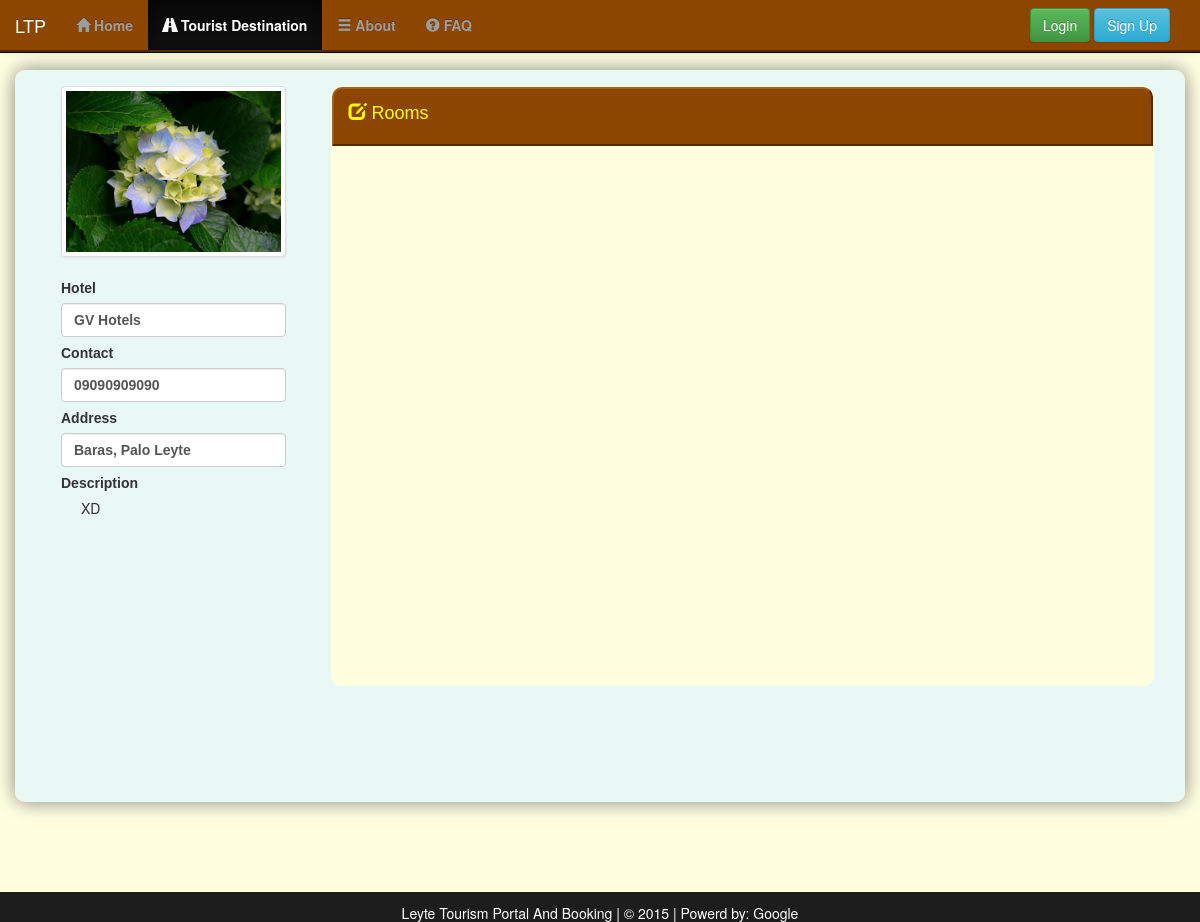
Page /visit_hotel/2 on the committed database.
### tables this page shows
CREATE TABLE IF NOT EXISTS `tbl_hotel` (
  `id` int(11) NOT NULL,
  `hotel` varchar(50) NOT NULL,
  `information` text NOT NULL,
  `contact` varchar(50) NOT NULL,
  `address` varchar(50) NOT NULL,
  `tourist` int(11) NOT NULL,
  `filename` text NOT NULL,
  `owned` int(11) NOT NULL
);

### application/controllers/Home.php (called while the page is built, shortened)
<?php
  class Home extends CI_Controller
  {
    function menus($data)
    {
       if ($this->session->userdata('usertype') == '3')
        {
          $this->load->view('templates/usernav', $data);
        }
        elseif($this->session->userdata('usertype') == '1')
        {
          $this->load->view('templates/hotelnav', $data);
        }
        elseif ($this->session->userdata('usertype') == '4')
        {
          $this->load->view('templates/adminnav', $data);
        }
        else
        {
           $this->load->view('templates/clientnav', $data);
        }
    }
    function visit_hotel($id)
    {
        $data2['hid'] = $id;
        $this->load->model('room');
        $this->load->view('templates/header');
        $this->load->view('hotel/visit_hotel', $data2);
        $this->load->view('templates/footer.php');
    }
  }

### index.php (called while the page is built, shortened)
<?php
require_once BASEPATH.'core/CodeIgniter.php';

### application/models/Room.php (called while the page is built, shortened)
<?php
	class Room extends CI_Model
	{
		function get_room($id)
		{
			$this->db->where('uid', $id);
			return $this->db->get('tbl_hotel_room')->result_array();
		}
	    function hotel_inf($id)
	    {
	    	$this->db->where('id', $id);
	    	return $this->db->get('tbl_hotel')->row_array();
	    }
	}

### application/views/hotel/visit_hotel.php (shortened to what this page needs)
<div class="col-md-12" >
  <div class="panel logins p-body">
      <div class="panel-body">
        <div class="col-md-3">
          <div class="col-md-12" >
            <?php  $x = $this->room->hotel_inf($hid); ?>
                   <div class="fileinput-preview thumbnail" data-trigger="fileinput" style="width:100%">
                        <img src="<?php echo "../assets/images/hotels/".$x['filename'] ?>" alt="" />
                    </div>
                <form>
                    <label>Hotel</label><br />
                    <label class="form-control"><?php echo ucwords($x['hotel']) ?></label>
                    <label>Contact</label><br />
                    <label class="form-control"><?php echo ucwords($x['contact']) ?></label>
                    <label>Address</label><br />
                    <label class="form-control"><?php echo ucwords($x['address']) ?></label>
                    <label>Description</label><br />
                    <p style="text-indent:20px;text-align:justify"><?php echo ucwords($x['information']) ?></p>
                </form>
          </div>
        </div>
        <div class="col-md-9">
          <div class="panel logins p-body" style="margin-top:0;box-shadow:none;background-color: #FFFFE0">
            <div class="panel-heading grad" style="box-shadow:none"><h4 style="color:#FFFF00;"><span class="glyphicon glyphicon-edit"></span>&nbsp;Rooms</h4></div>
              <div class="panel-body">
              </div>
            </div>
        </div>
      </div>
  </div>
</div>

### assets/css/styles.css (style rules this page uses)
body { margin: 0; background-color: #FFFFE0; background-size: cover; background-repeat: no-repeat; background-attachment: fixed; background-position: bottom; }
.logins { background-color: rgba(228, 245, 250, 0.8); box-shadow: 0px 0px 30px gray; border-radius: 10px; }
.p-body { border-radius: 10px; margin-top: 70px; margin-bottom: 100px; box-shadow: 0px 0px 20px gray; min-height:600px; background-color: rgba(228, 245, 250, 0.8); }
h4, h3, h1, .input-background, label, h2, h5, h6 { font-family: Verdana, Arial, Helvetica, sans-serif; }
.grad { background: #8C4600; border-right: #522B04 2px solid; padding-right: 2px; border-top: #A06021 2px solid; border-left: #A06021 2px solid; padding-top: 2px; border-bottom: #522B04 2px solid; border-top-right-radius: 10px; border-top-left-radius: 10px; }

### rows in the picture
tbl_hotel: filename (picture), hotel "GV Hotels", contact "09090909090", address "Baras, Palo Leyte", information "XD"
